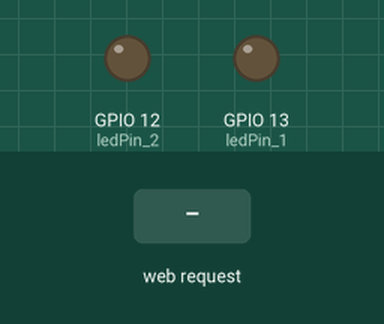
A sketch run on a simulated ESP32. Parts: output pins drawn as LEDs (lit = HIGH). The inputs (shaded band) are chosen by the test bench. WiFi joins after 1.5 s; servers stay silent unless stated; what the sketch prints to the serial monitor is not drawn.

Above: at 1.2 s.
1.3 s: HTTP request GET /on received
At 2.0 s:
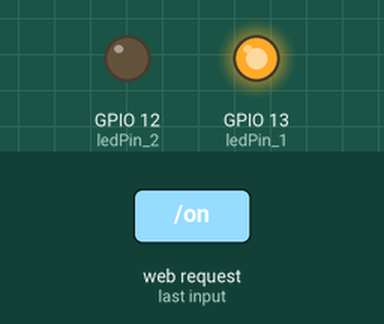
2.8 s: HTTP request GET /on1 received
At 3.1 s:
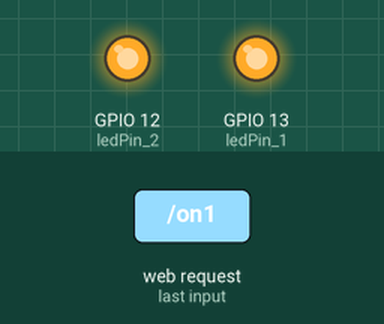
4.3 s: HTTP request GET /off received
At 5.5 s:
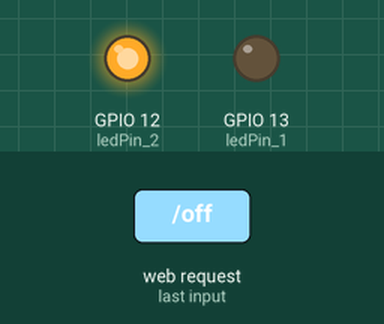
5.8 s: HTTP request GET /off1 received
At 6.6 s:
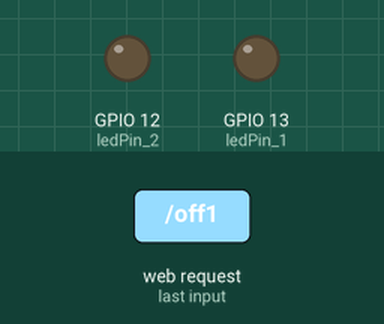
Timing chart, 0 to 8.3 s (numbered marks = the images above; inputs shaded):
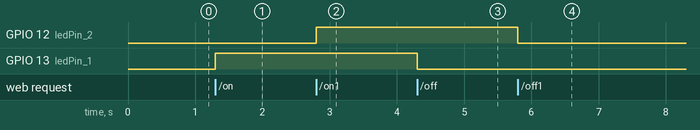

The sketch:

sketch_sep29a_22.ino
```cpp
#include <WiFi.h>
 #include <WebServer.h>
 // Network credentials for Access Point mode
 const char* ssid = "ESP32_AP";
 const char* password = "12345678";
 // Web server on port 80
 WebServer server(80);
 int ledPin_1 = 13;
 int ledPin_2 = 12;// GPIO pin connected to the LED
 void handleRoot() {
 // HTML content with buttons to turn on and off the LED
 String html = "<html><body>";
 html += "<h1>Control LED</h1>";
 html += "<button onclick=\"location.href='/on'\">Turn ON</button>";
 html += "<button onclick=\"location.href='/off'\">TurnOFF</button>";
  html += "<button onclick=\"location.href='/on1'\">Turn ON</button>";
 html += "<button onclick=\"location.href='/off1'\">TurnOFF</button>";
 html += "</body></html>";

 server.send(200, "text/html", html); // Send the webpage
 }
 void handleLEDOn_1() {
 digitalWrite(ledPin_1, HIGH); // Turn the LED on
 server.sendHeader("Location", "/"); // Redirect to the main page
 server.send(303); // Send HTTP redirect
 }
 void handleLEDOff_1() {
 digitalWrite(ledPin_1, LOW); // Turn the LED off
 server.sendHeader("Location", "/");
 server.send(303);
 }
 void handleLEDOn_2() {
 digitalWrite(ledPin_2, HIGH); // Turn the LED on
 server.sendHeader("Location", "/"); // Redirect to the main page
 server.send(303); // Send HTTP redirect
 }
 void handleLEDOff_2() {
 digitalWrite(ledPin_2, LOW); // Turn the LED off
 server.sendHeader("Location", "/");
 server.send(303);
 }
 void setup() {
 Serial.begin(115200);
 // Setup LED pin as output
 pinMode(ledPin_1, OUTPUT);
 digitalWrite(ledPin_1, LOW);
  pinMode(ledPin_2, OUTPUT);
 digitalWrite(ledPin_2, LOW);


 // Set up ESP32 as an access point
 WiFi.softAP(ssid, password);
 // Start web server
 server.on("/", handleRoot);
 server.on("/on", handleLEDOn_1);
 server.on("/off", handleLEDOff_1);
 server.on("/on1", handleLEDOn_2);
 server.on("/off1", handleLEDOff_2);
 server.begin();
 Serial.println("Web server started. Connect to Wi-Fi network:ESP32_AP");
 Serial.println("Access webpage at http://192.168.4.1");
 }
 void loop()
 {
 server.handleClient(); // Handle web client requestS
 }
```

Measured:
- after the input at 1.3 s, GPIO 13 (ledPin_1): LOW → HIGH at once
- after the input at 2.8 s, GPIO 12 (ledPin_2): LOW → HIGH at once
- after the input at 4.3 s, GPIO 13 (ledPin_1): HIGH → LOW at once
- after the input at 5.8 s, GPIO 12 (ledPin_2): HIGH → LOW at once
